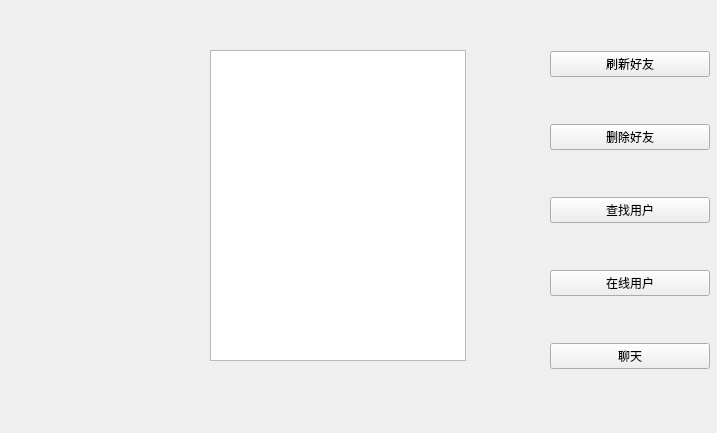
<?xml version="1.0" encoding="UTF-8"?>
<ui version="4.0">
 <class>Friend</class>
 <widget class="QWidget" name="Friend">
  <property name="geometry">
   <rect>
    <x>0</x>
    <y>0</y>
    <width>717</width>
    <height>433</height>
   </rect>
  </property>
  <property name="windowTitle">
   <string>Form</string>
  </property>
  <widget class="QWidget" name="verticalLayoutWidget">
   <property name="geometry">
    <rect>
     <x>550</x>
     <y>10</y>
     <width>160</width>
     <height>401</height>
    </rect>
   </property>
   <layout class="QVBoxLayout" name="verticalLayout">
    <item>
     <widget class="QPushButton" name="flushUser_PB">
      <property name="text">
       <string>刷新好友</string>
      </property>
     </widget>
    </item>
    <item>
     <widget class="QPushButton" name="delFriend_PB">
      <property name="text">
       <string>删除好友</string>
      </property>
     </widget>
    </item>
    <item>
     <widget class="QPushButton" name="finduser_PB">
      <property name="text">
       <string>查找用户</string>
      </property>
     </widget>
    </item>
    <item>
     <widget class="QPushButton" name="onlineuser_PB">
      <property name="text">
       <string>在线用户</string>
      </property>
     </widget>
    </item>
    <item>
     <widget class="QPushButton" name="chat_PB">
      <property name="text">
       <string>聊天</string>
      </property>
     </widget>
    </item>
   </layout>
  </widget>
  <widget class="QListWidget" name="listWidget">
   <property name="geometry">
    <rect>
     <x>210</x>
     <y>50</y>
     <width>256</width>
     <height>311</height>
    </rect>
   </property>
  </widget>
 </widget>
 <resources/>
 <connections/>
</ui>
